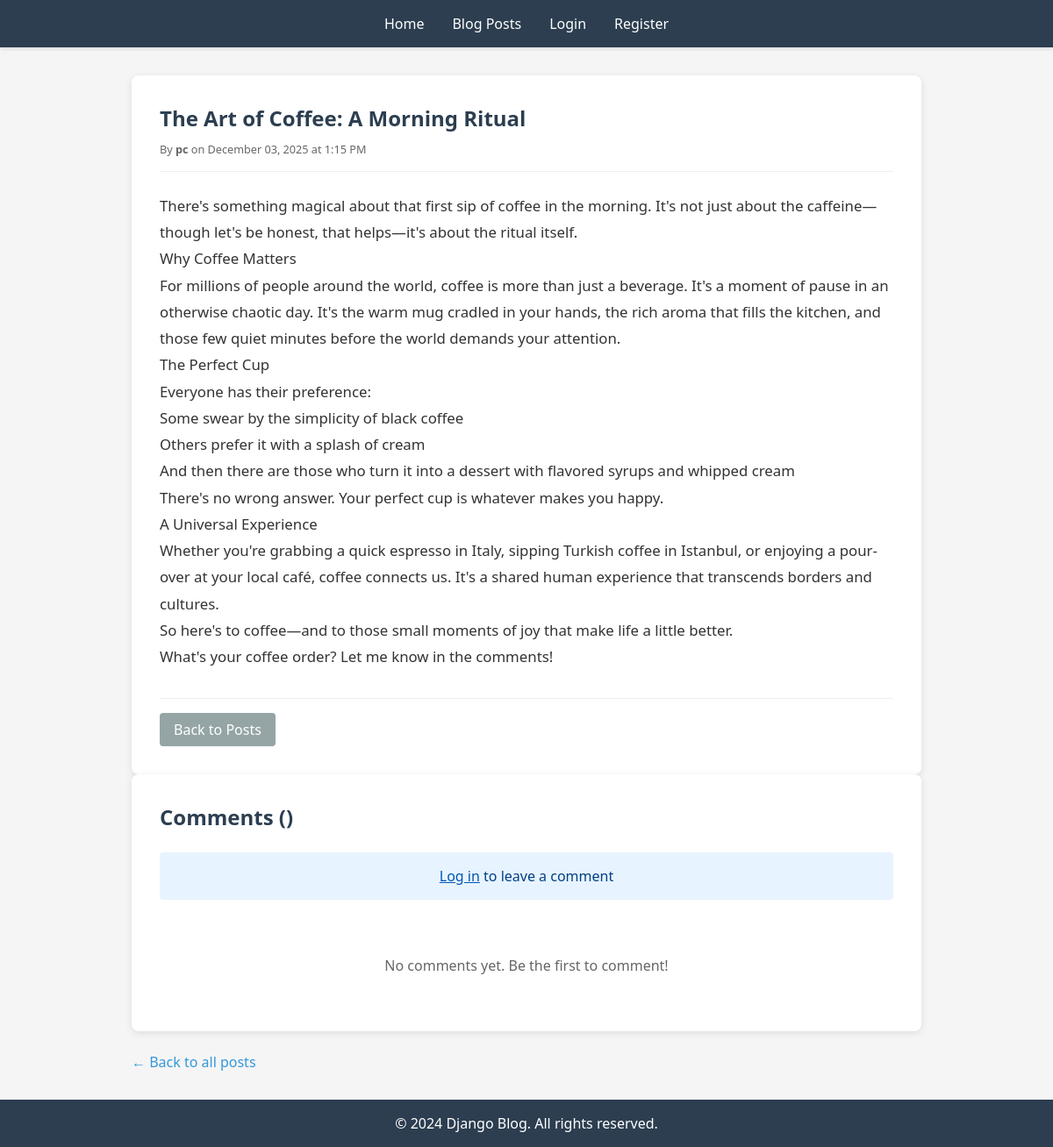
The app's page /post/1/ with its own data.
### blog/models.py (models this page shows, shortened)
class Post(models.Model):
    title = models.CharField(max_length=200)
    content = models.TextField()
    published_date = models.DateTimeField(auto_now_add=True)
    author = models.ForeignKey(User, on_delete=models.CASCADE, related_name='posts')
    tags = TaggableManager()

### blog/views.py (the view)
# urls.py: path('post/<int:pk>/', views.PostDetailView.as_view(), name='viewing_post'),
class PostDetailView(DetailView):
    model = Post
    template_name = 'blog/viewing_post.html'
    context_object_name = 'post'

### blog/templates/blog/viewing_post.html (shortened to what this page needs)
{% extends 'blog/base.html' %}
{% block content %}
<div style="max-width: 900px; margin: 0 auto;">
    <article style="background: white; padding: 2rem; border-radius: 8px; box-shadow: 0 2px 8px rgba(0,0,0,0.1);">
        <h1 style="color: #2c3e50; margin-bottom: 0.5rem;">{{ post.title }}</h1>
        <div style="color: #666; font-size: 0.95rem; margin-bottom: 1.5rem; border-bottom: 1px solid #ecf0f1; padding-bottom: 1rem;">
            <small>By <strong>{{ post.author.get_full_name|default:post.author.username }}</strong> on {{ post.published_date|date:"F d, Y \a\t g:i A" }}</small>
        </div>
        <div style="color: #333; line-height: 1.8; margin-bottom: 2rem; font-size: 1.05rem;">
            {{ post.content|linebreaks }}
        </div>
        <div style="border-top: 1px solid #ecf0f1; padding-top: 1rem; display: flex; gap: 1rem; flex-wrap: wrap;">
            <a href="{% url 'blog:posts' %}" class="btn btn-secondary">Back to Posts</a>
        </div>
    </article>
    <div style="background: white; padding: 2rem; border-radius: 8px; box-shadow: 0 2px 8px rgba(0,0,0,0.1);">
        <h2 style="color: #2c3e50; margin-bottom: 1.5rem;">
            Comments ({{ comments.count }})
        </h2>
        {% if user.is_authenticated %}
            <div style="margin-bottom: 2rem; padding: 1.5rem; background: #f8f9fa; border-radius: 4px;">
                <form method="post" action="{% url 'blog:add_comment' post.pk %}">
                    {% csrf_token %}
                    {{ comment_form.content }}
                    <button type="submit" class="btn" style="margin-top: 1rem;">Post Comment</button>
                </form>
            </div>
        {% else %}
            <div style="margin-bottom: 2rem; padding: 1rem; background: #e7f3ff; border-radius: 4px; text-align: center;">
                <p style="color: #004085; margin: 0;">
                    <a href="{% url 'blog:login' %}" style="color: #0056b3; font-weight: 500;">Log in</a> to leave a comment
                </p>
            </div>
        {% endif %}
        {% if comments %}
            {% for comment in comments %}
                <div style="padding: 1.5rem; margin-bottom: 1rem; border: 1px solid #e9ecef; border-radius: 4px; {% if comment.author == post.author %}background: #fff3cd;{% endif %}">
                    <div style="display: flex; justify-content: space-between; align-items: start; margin-bottom: 0.75rem;">
                        <div>
                            <strong style="color: #2c3e50;">{{ comment.author.username }}</strong>
                            {% if comment.author == post.author %}
                                <span style="background: #ffc107; color: #856404; padding: 0.25rem 0.5rem; border-radius: 3px; font-size: 0.75rem; margin-left: 0.5rem;">Author</span>
                            {% endif %}
                            <br>
                            <small style="color: #666;">
                                {{ comment.created_at|date:"F d, Y \a\t g:i A" }}
                                {% if comment.created_at != comment.updated_at %}
                                    <em>(edited)</em>
                                {% endif %}
                            </small>
                        </div>
                        {% if user.is_authenticated and user == comment.author %}
                            <div style="display: flex; gap: 0.5rem;">
                                <a href="{% url 'blog:edit_comment' comment.pk %}" style="color: #3498db; text-decoration: none; font-size: 0.9rem;">Edit</a>
                                <a href="{% url 'blog:delete_comment' comment.pk %}" style="color: #e74c3c; text-decoration: none; font-size: 0.9rem;">Delete</a>
                            </div>
                        {% endif %}
                    </div>
                    <p style="color: #333; margin: 0; line-height: 1.6;">{{ comment.content }}</p>
                </div>
            {% endfor %}
        {% else %}
            <p style="color: #666; text-align: center; padding: 2rem;">No comments yet. Be the first to comment!</p>
        {% endif %}
    </div>
    <div style="margin-top: 1.5rem;">
        <a href="{% url 'blog:listing_post' %}" style="color: #3498db; text-decoration: none;">← Back to all posts</a>
    </div>
</div>
{% endblock %}

### blog/templates/blog/base.html (style rules this page uses)
* { margin: 0; padding: 0; box-sizing: border-box; }
body { font-family: 'Segoe UI', Tahoma, Geneva, Verdana, sans-serif; background-color: #f5f5f5; color: #333; }
.btn { display: inline-block; padding: 0.5rem 1rem; background-color: #3498db; color: white; text-decoration: none; border-radius: 4px; border: none; cursor: pointer; transition: background-color 0.3s; }
.btn-secondary { background-color: #95a5a6; }

### records on screen
Post: title "The Art of Coffee: A Morning Ritual", author.get_full_name "pc", published_date "December 03, 2025 at 1:15 PM", content "There's something magical about that first sip of coffee in the morning. It's not just about the caffeine—though let's be honest, that helps—it's about the ritual itself. Why Coffee Matters For millions of people around the world, coffee is more than just a beverage. It's a moment of pause in an otherwise chaotic day. It's the warm mug cradled in your hands, the rich aroma that fills the kitchen, and those few quiet minutes before the world demands your attention. The Perfect Cup Everyone has their preference: Some swear by the simplicity of black coffee Others prefer it with a splash of cream And then there are those who turn it into a dessert with flavored syrups and whipped cream There's…"
